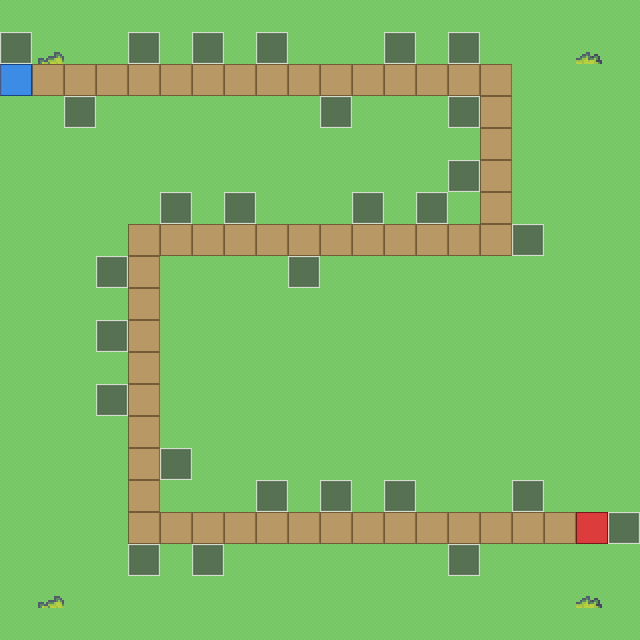

Tiled map render using the project's own tile images. Description and the whole map definition, tile-layer contents included, below:
An orthogonal 20x20 tile map with 32x32 px tiles, 3 tile layers (Ground, Env, Logic), 3 tilesets.

<map version="1.10" tiledversion="1.12.2" orientation="orthogonal" renderorder="right-down" width="20" height="20" tilewidth="32" tileheight="32" infinite="0" nextlayerid="5" nextobjectid="1">
 <tileset firstgid="1" source="../tilesets/tiles.tsx" />
 <tileset firstgid="6" name="Test" tilewidth="32" tileheight="32" tilecount="855" columns="19">
  <image source="../tilesets/Serene_Village_32x32.png" width="608" height="1440" />
 </tileset>
 <tileset firstgid="861" name="tiles2" tilewidth="32" tileheight="32" tilecount="5" columns="5">
  <image source="../tilesets/tiles.png" width="160" height="32" />
  <tile id="1"><properties><property name="kind" value="path" /></properties></tile>
  <tile id="2"><properties><property name="kind" value="build" /></properties></tile>
  <tile id="3"><properties><property name="kind" value="start" /></properties></tile>
  <tile id="4"><properties><property name="kind" value="end" /></properties></tile>
 </tileset>
 <layer id="1" name="Ground" width="20" height="20">
  <data encoding="csv">
9,9,9,9,9,9,9,9,9,9,9,9,9,9,9,9,9,9,9,9,
9,9,9,9,9,9,9,9,9,9,9,9,9,9,9,9,9,9,9,9,
33,33,33,33,33,33,33,33,33,33,33,33,33,33,33,33,9,9,9,9,
9,9,9,9,9,9,9,9,9,9,9,9,9,9,9,33,9,9,9,9,
9,9,9,9,9,9,9,9,9,9,9,9,9,9,9,33,9,9,9,9,
9,9,9,9,9,9,9,9,9,9,9,9,9,9,9,33,9,9,9,9,
9,9,9,9,9,9,9,9,9,9,9,9,9,9,9,33,9,9,9,9,
9,9,9,9,33,33,33,33,33,33,33,33,33,33,33,33,9,9,9,9,
9,9,9,9,33,9,9,9,9,9,9,9,9,9,9,9,9,9,9,9,
9,9,9,9,33,9,9,9,9,9,9,9,9,9,9,9,9,9,9,9,
9,9,9,9,33,9,9,9,9,9,9,9,9,9,9,9,9,9,9,9,
9,9,9,9,33,9,9,9,9,9,9,9,9,9,9,9,9,9,9,9,
9,9,9,9,33,9,9,9,9,9,9,9,9,9,9,9,9,9,9,9,
9,9,9,9,33,9,9,9,9,9,9,9,9,9,9,9,9,9,9,9,
9,9,9,9,33,9,9,9,9,9,9,9,9,9,9,9,9,9,9,9,
9,9,9,9,33,9,9,9,9,9,9,9,9,9,9,9,9,9,9,9,
9,9,9,9,33,33,33,33,33,33,33,33,33,33,33,33,33,33,33,9,
9,9,9,9,9,9,9,9,9,9,9,9,9,9,9,9,9,9,9,9,
9,9,9,9,9,9,9,9,9,9,9,9,9,9,9,9,9,9,9,9,
9,9,9,9,9,9,9,9,9,9,9,9,9,9,9,9,9,9,9,9
</data>
 </layer>
 <layer id="4" name="Env" width="20" height="20">
  <data encoding="csv">
0,0,0,0,0,0,0,0,0,0,0,0,0,0,0,0,0,0,0,0,
0,243,0,0,0,0,0,0,0,0,0,0,0,0,0,0,0,0,244,0,
0,0,0,0,0,0,0,0,0,0,0,0,0,0,0,0,0,0,0,0,
0,0,0,0,0,0,0,0,0,0,0,0,0,0,0,0,0,0,0,0,
0,0,0,0,0,0,0,0,0,0,0,0,0,0,0,0,0,0,0,0,
0,0,0,0,0,0,0,0,0,0,0,0,0,0,0,0,0,0,0,0,
0,0,0,0,0,0,0,0,0,0,0,0,0,0,0,0,0,0,0,0,
0,0,0,0,0,0,0,0,0,0,0,0,0,0,0,0,0,0,0,0,
0,0,0,0,0,0,0,0,0,0,0,0,0,0,0,0,0,0,0,0,
0,0,0,0,0,0,0,0,0,0,0,0,0,0,0,0,0,0,0,0,
0,0,0,0,0,0,0,0,0,0,0,0,0,0,0,0,0,0,0,0,
0,0,0,0,0,0,0,0,0,0,0,0,0,0,0,0,0,0,0,0,
0,0,0,0,0,0,0,0,0,0,0,0,0,0,0,0,0,0,0,0,
0,0,0,0,0,0,0,0,0,0,0,0,0,0,0,0,0,0,0,0,
0,0,0,0,0,0,0,0,0,0,0,0,0,0,0,0,0,0,0,0,
0,0,0,0,0,0,0,0,0,0,0,0,0,0,0,0,0,0,0,0,
0,0,0,0,0,0,0,0,0,0,0,0,0,0,0,0,0,0,0,0,
0,0,0,0,0,0,0,0,0,0,0,0,0,0,0,0,0,0,0,0,
0,243,0,0,0,0,0,0,0,0,0,0,0,0,0,0,0,0,244,0,
0,0,0,0,0,0,0,0,0,0,0,0,0,0,0,0,0,0,0,0
</data>
 </layer>
 <layer id="3" name="Logic" width="20" height="20">
  <data encoding="csv">
0,0,0,0,0,0,0,0,0,0,0,0,0,0,0,0,0,0,0,0,
863,0,0,0,863,0,863,0,863,0,0,0,863,0,863,0,0,0,0,0,
864,862,862,862,862,862,862,862,862,862,862,862,862,862,862,862,0,0,0,0,
0,0,863,0,0,0,0,0,0,0,863,0,0,0,863,862,0,0,0,0,
0,0,0,0,0,0,0,0,0,0,0,0,0,0,0,862,0,0,0,0,
0,0,0,0,0,0,0,0,0,0,0,0,0,0,863,862,0,0,0,0,
0,0,0,0,0,863,0,863,0,0,0,863,0,863,0,862,0,0,0,0,
0,0,0,0,862,862,862,862,862,862,862,862,862,862,862,862,863,0,0,0,
0,0,0,863,862,0,0,0,0,863,0,0,0,0,0,0,0,0,0,0,
0,0,0,0,862,0,0,0,0,0,0,0,0,0,0,0,0,0,0,0,
0,0,0,863,862,0,0,0,0,0,0,0,0,0,0,0,0,0,0,0,
0,0,0,0,862,0,0,0,0,0,0,0,0,0,0,0,0,0,0,0,
0,0,0,863,862,0,0,0,0,0,0,0,0,0,0,0,0,0,0,0,
0,0,0,0,862,0,0,0,0,0,0,0,0,0,0,0,0,0,0,0,
0,0,0,0,862,863,0,0,0,0,0,0,0,0,0,0,0,0,0,0,
0,0,0,0,862,0,0,0,863,0,863,0,863,0,0,0,863,0,0,0,
0,0,0,0,862,862,862,862,862,862,862,862,862,862,862,862,862,862,865,863,
0,0,0,0,863,0,863,0,0,0,0,0,0,0,863,0,0,0,0,0,
0,0,0,0,0,0,0,0,0,0,0,0,0,0,0,0,0,0,0,0,
0,0,0,0,0,0,0,0,0,0,0,0,0,0,0,0,0,0,0,0
</data>
 </layer>
</map>
